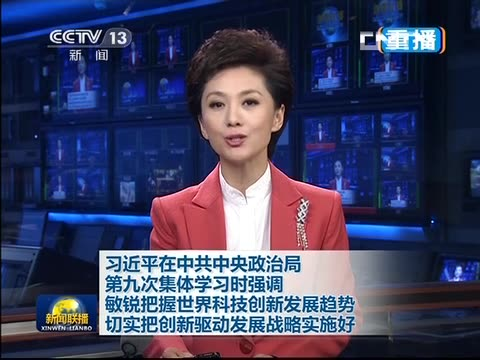
//> input picture opencv/pic.jpg, 480 x 360 px
$ ./histogram_cal pic.jpg   (built with g++ and OpenCV 4)
//> lines starting //> are read from the running program, lines starting //| are printed output that depends on the picture
#include "opencv2/highgui/highgui.hpp"
#include "opencv2/imgproc/imgproc.hpp"
#include <iostream>
#include <stdio.h>

using namespace std;
using namespace cv;

/** @函数 main */
int main( int argc, char** argv )
{
  Mat src, dst;

 /// 装载图像
 src = imread( argv[1], 1 );
//> src is the input picture: 360 rows x 480 cols, CV_8UC3; mean B, G, R 97.2, 66.3, 64.2

 if( !src.data )
   { return -1; }

 /// 分割成3个单通道图像 ( R, G 和 B )
 vector<Mat> rgb_planes;
 split( src, rgb_planes );
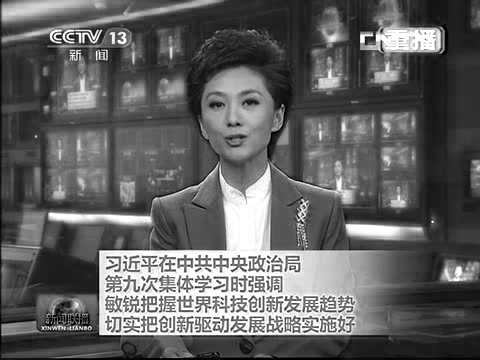
//> rgb_planes[0]: 360 rows x 480 cols, CV_8UC1; min 0, max 255, mean 97.2
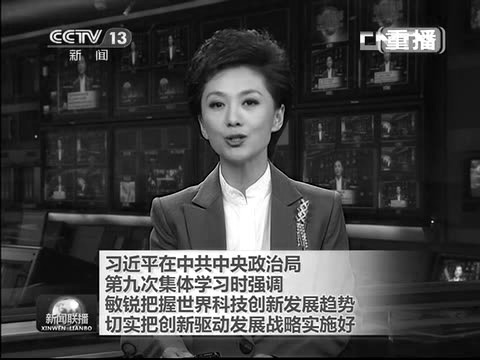
//> rgb_planes[1]: 360 rows x 480 cols, CV_8UC1; min 0, max 255, mean 66.3
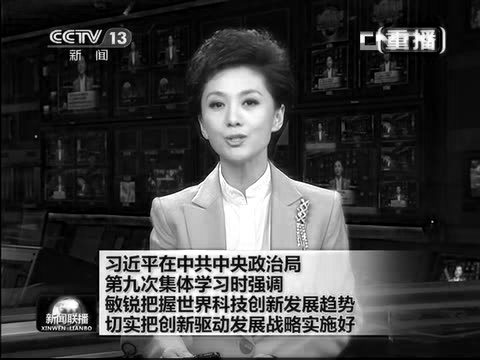
//> rgb_planes[2]: 360 rows x 480 cols, CV_8UC1; min 0, max 255, mean 64.2

 /// 设定bin数目
 int histSize = 255;

 /// 设定取值范围 ( R,G,B) )
 float range[] = { 0, 255 } ;
 const float* histRange = { range };

 bool uniform = true; bool accumulate = false;

 Mat r_hist, g_hist, b_hist;

 /// 计算直方图:
 calcHist( &rgb_planes[0], 1, 0, Mat(), r_hist, 1, &histSize, &histRange, uniform, accumulate );
//> r_hist = 255 values, max 2472 at index 47, min 21 at index 3, mean 652.9
 calcHist( &rgb_planes[1], 1, 0, Mat(), g_hist, 1, &histSize, &histRange, uniform, accumulate );
//> g_hist = 255 values, max 4610 at index 15, min 112 at index 202, mean 667.2
 calcHist( &rgb_planes[2], 1, 0, Mat(), b_hist, 1, &histSize, &histRange, uniform, accumulate );
//> b_hist = 255 values, max 5576 at index 10, min 135 at index 103, mean 671.5

 // 创建直方图画布
 int hist_w = 400; int hist_h = 400;
 int bin_w = cvRound( (double) hist_w/histSize );

 Mat histImage( hist_w, hist_h, CV_8UC3, Scalar( 0,0,0) );

 /// 将直方图归一化到范围 [ 0, histImage.rows ]
 normalize(r_hist, r_hist, 0, histImage.rows, NORM_MINMAX, -1, Mat() );
//> r_hist = 255 values, max 400 at index 47, min 0 at index 3, mean 103.1
 normalize(g_hist, g_hist, 0, histImage.rows, NORM_MINMAX, -1, Mat() );
//> g_hist = 255 values, max 400 at index 15, min 0 at index 202, mean 49.37
 normalize(b_hist, b_hist, 0, histImage.rows, NORM_MINMAX, -1, Mat() );
//> b_hist = 255 values, max 400 at index 10, min 0 at index 103, mean 39.44

 /// 在直方图画布上画出直方图
 for( int i = 1; i < histSize; i++ )
   {
     line( histImage, Point( bin_w*(i-1), hist_h - cvRound(r_hist.at<float>(i-1)) ) ,
                      Point( bin_w*(i), hist_h - cvRound(r_hist.at<float>(i)) ),
                      Scalar( 0, 0, 255), 2, 8, 0  );
     line( histImage, Point( bin_w*(i-1), hist_h - cvRound(g_hist.at<float>(i-1)) ) ,
                      Point( bin_w*(i), hist_h - cvRound(g_hist.at<float>(i)) ),
                      Scalar( 0, 255, 0), 2, 8, 0  );
     line( histImage, Point( bin_w*(i-1), hist_h - cvRound(b_hist.at<float>(i-1)) ) ,
                      Point( bin_w*(i), hist_h - cvRound(b_hist.at<float>(i)) ),
                      Scalar( 255, 0, 0), 2, 8, 0  );
    }
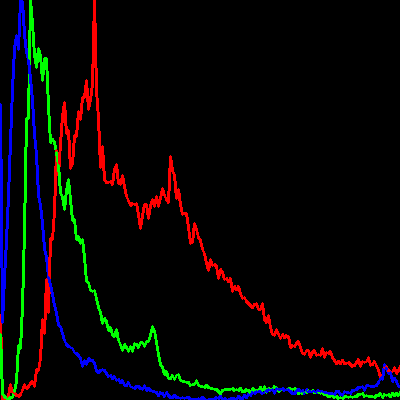
//> histImage: 400 rows x 400 cols, CV_8UC3; mean B, G, R 6.1, 6.2, 7.8

 /// 显示直方图
 namedWindow("calcHist Demo", CV_WINDOW_AUTOSIZE );
 imshow("calcHist Demo", histImage );

 waitKey(0);

 return 0;

}
